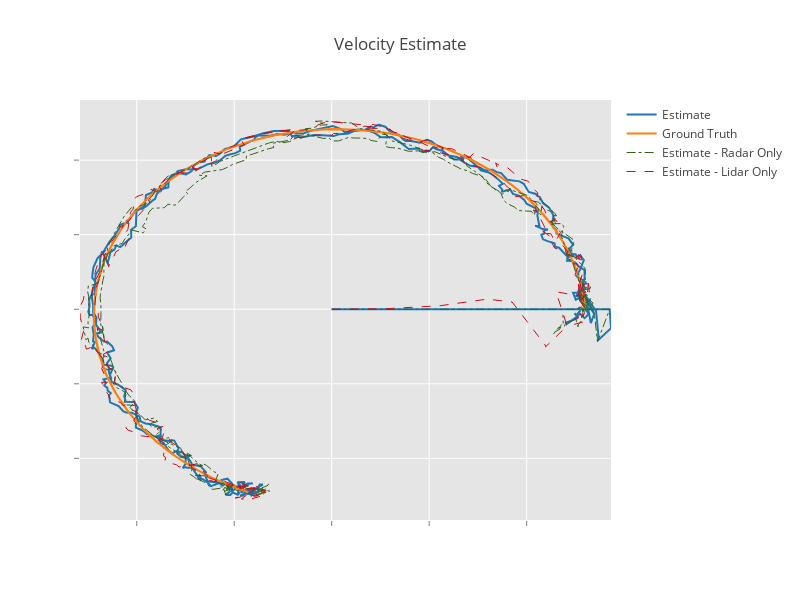

Notebook code cell kept with this figure:
### Code cell
# Velocity Visualization 

#estimations
trace1 = Scatter(
    x=table_ukf_output['vx_est'], #Px - Estimated
    y=table_ukf_output['vy_est'], #Py - Estimated
    xaxis='x2',
    yaxis='y2',
    name='Estimate'

)


#ground truth
trace2 = Scatter(
    x=table_ukf_output['vx_gt'], # Px - GT
    y=table_ukf_output['vy_gt'], # Py - GT
    xaxis='x2',
    yaxis='y2',
    name='Ground Truth'
)

#estimate - radar only
trace3 = Scatter(
    x=table_ukf_output_radar['vx_est'], # Px - GT
    y=table_ukf_output_radar['vy_est'], # Py - GT
    xaxis='x2',
    yaxis='y2',
    name='Estimate - Radar Only',
     line = dict(
        color = ('rgb(50, 100, 24)'),
        width = 1,
        dash = 'dashdot') # dash options include 'dash', 'dot', and 'dashdot'
)

#estimate - lidar only
trace4 = Scatter(
    x=table_ukf_output_lidar['vx_est'], # Px - GT
    y=table_ukf_output_lidar['vy_est'], # Py - GT
    xaxis='x2',
    yaxis='y2',
    name='Estimate - Lidar Only',
     line = dict(
        color = ('rgb(205, 12, 24)'),
        width = 1,
        dash = 'dash') # dash options include 'dash', 'dot', and 'dashdot'
    

)


data = [trace1,trace2,trace3,trace4]

layout = Layout(
    xaxis2=dict(
   
        anchor='y2'
    ),
    yaxis2=dict(
    
        anchor='x2'
    )
)



layout = Layout(
        autosize=False,
    width=800,
    height=600,
    title='Velocity Estimate',
    paper_bgcolor='rgb(255,255,255)',
    plot_bgcolor='rgb(229,229,229)',
    xaxis2=dict(
        gridcolor='rgb(255,255,255)',
        showgrid=True,
        showline=False,
        showticklabels=False,
        tickcolor='rgb(127,127,127)',
        ticks='outside',
        zeroline=False
    ),
    yaxis2=dict(
        gridcolor='rgb(255,255,255)',
        showgrid=True,
        showline=False,
        showticklabels=False,
        tickcolor='rgb(127,127,127)',
        ticks='outside',
        zeroline=False
    ),
)
fig = Figure(data=data, layout=layout)
py.iplot(fig, filename= 'UKF')

### Figure 1 — Plotly figure (JSON) as saved in the notebook; plotly's stock layout.template omitted (floating-point values rounded to 4 significant figures; data arrays with more than 128 entries replaced by an {"elided": "..."} marker saying what was removed)
{"data": [{"name": "Estimate", "type": "scatter", "x": {"elided": "500 float values"}, "xaxis": "x2", "y": {"elided": "500 float values"}, "yaxis": "y2"}, {"name": "Ground Truth", "type": "scatter", "x": {"elided": "500 float values"}, "xaxis": "x2", "y": {"elided": "500 float values"}, "yaxis": "y2"}, {"line": {"color": "rgb(50, 100, 24)", "dash": "dashdot", "width": 1}, "name": "Estimate - Radar Only", "type": "scatter", "x": {"elided": "500 float values"}, "xaxis": "x2", "y": {"elided": "500 float values"}, "yaxis": "y2"}, {"line": {"color": "rgb(205, 12, 24)", "dash": "dash", "width": 1}, "name": "Estimate - Lidar Only", "type": "scatter", "x": {"elided": "500 float values"}, "xaxis": "x2", "y": {"elided": "500 float values"}, "yaxis": "y2"}], "layout": {"autosize": false, "height": 600, "paper_bgcolor": "rgb(255,255,255)", "plot_bgcolor": "rgb(229,229,229)", "title": "Velocity Estimate", "width": 800, "xaxis2": {"gridcolor": "rgb(255,255,255)", "showgrid": true, "showline": false, "showticklabels": false, "tickcolor": "rgb(127,127,127)", "ticks": "outside", "zeroline": false}, "yaxis2": {"gridcolor": "rgb(255,255,255)", "showgrid": true, "showline": false, "showticklabels": false, "tickcolor": "rgb(127,127,127)", "ticks": "outside", "zeroline": false}}}
